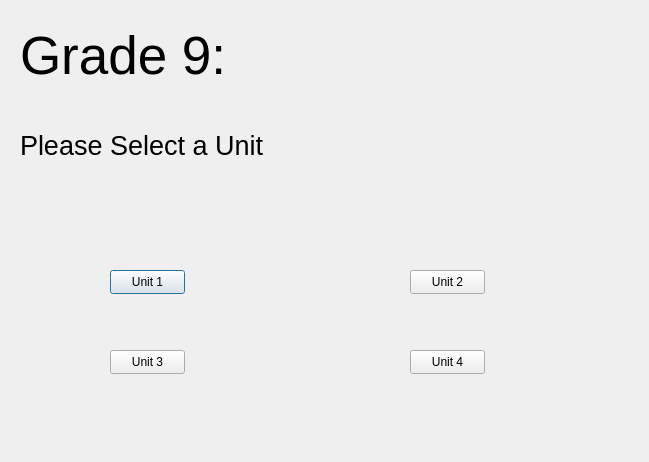
<?xml version="1.0" encoding="UTF-8"?>
<ui version="4.0">
 <class>Home</class>
 <widget class="QDialog" name="Home">
  <property name="geometry">
   <rect>
    <x>0</x>
    <y>0</y>
    <width>649</width>
    <height>462</height>
   </rect>
  </property>
  <property name="windowTitle">
   <string>Dialog</string>
  </property>
  <widget class="QLabel" name="grade9label">
   <property name="geometry">
    <rect>
     <x>20</x>
     <y>0</y>
     <width>241</width>
     <height>111</height>
    </rect>
   </property>
   <property name="font">
    <font>
     <pointsize>40</pointsize>
    </font>
   </property>
   <property name="text">
    <string>Grade 9:</string>
   </property>
  </widget>
  <widget class="QLabel" name="instructionlabel">
   <property name="geometry">
    <rect>
     <x>20</x>
     <y>100</y>
     <width>301</width>
     <height>91</height>
    </rect>
   </property>
   <property name="font">
    <font>
     <pointsize>20</pointsize>
    </font>
   </property>
   <property name="text">
    <string>Please Select a Unit</string>
   </property>
  </widget>
  <widget class="QPushButton" name="unit1button">
   <property name="geometry">
    <rect>
     <x>110</x>
     <y>270</y>
     <width>75</width>
     <height>24</height>
    </rect>
   </property>
   <property name="text">
    <string>Unit 1</string>
   </property>
  </widget>
  <widget class="QPushButton" name="unit2button">
   <property name="geometry">
    <rect>
     <x>410</x>
     <y>270</y>
     <width>75</width>
     <height>24</height>
    </rect>
   </property>
   <property name="text">
    <string>Unit 2</string>
   </property>
  </widget>
  <widget class="QPushButton" name="unit3button">
   <property name="geometry">
    <rect>
     <x>110</x>
     <y>350</y>
     <width>75</width>
     <height>24</height>
    </rect>
   </property>
   <property name="text">
    <string>Unit 3</string>
   </property>
  </widget>
  <widget class="QPushButton" name="unit4button">
   <property name="geometry">
    <rect>
     <x>410</x>
     <y>350</y>
     <width>75</width>
     <height>24</height>
    </rect>
   </property>
   <property name="text">
    <string>Unit 4</string>
   </property>
  </widget>
 </widget>
 <resources/>
 <connections/>
</ui>
